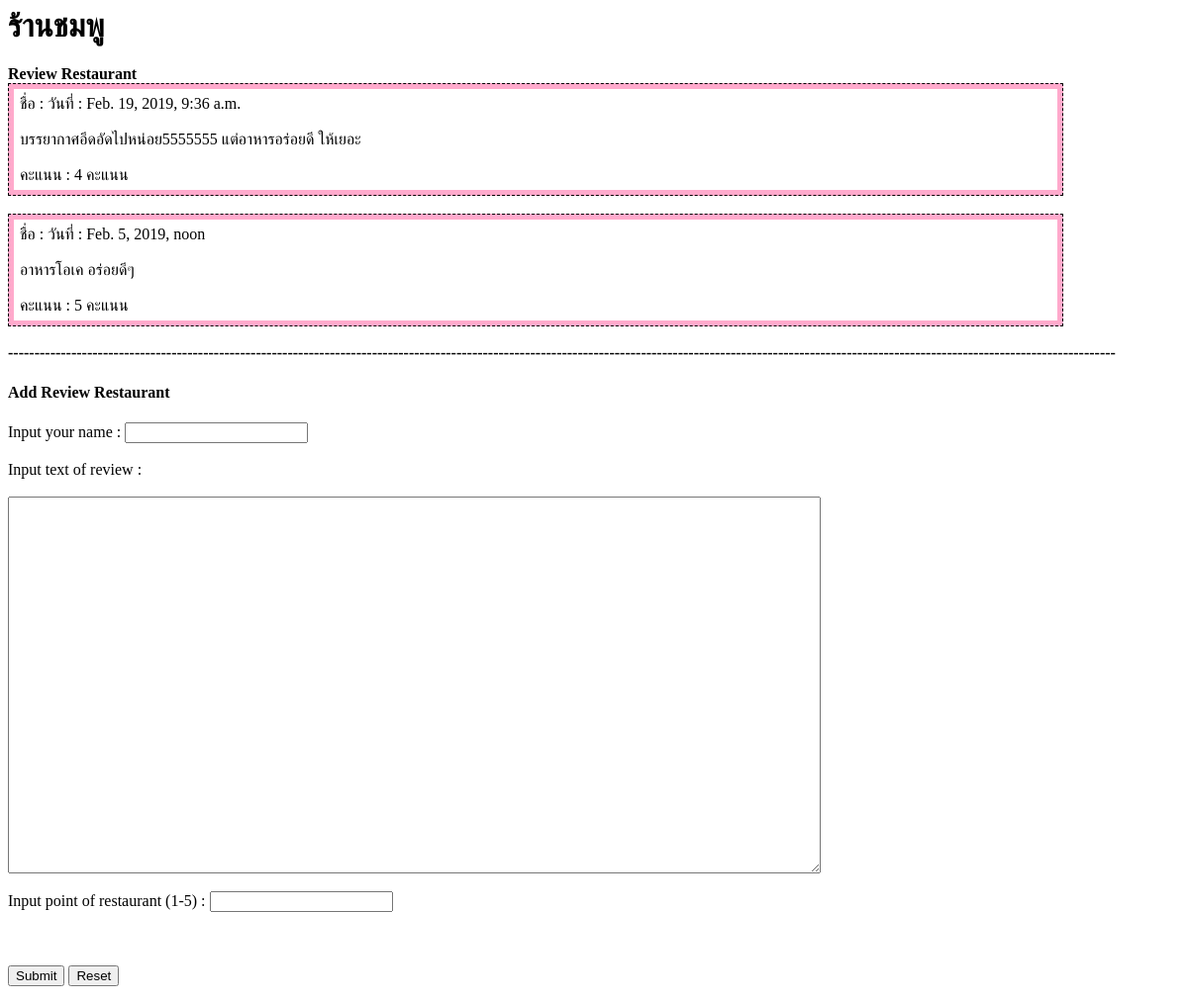
/food/1/detailres/, run on an earlier commit of the app's database.
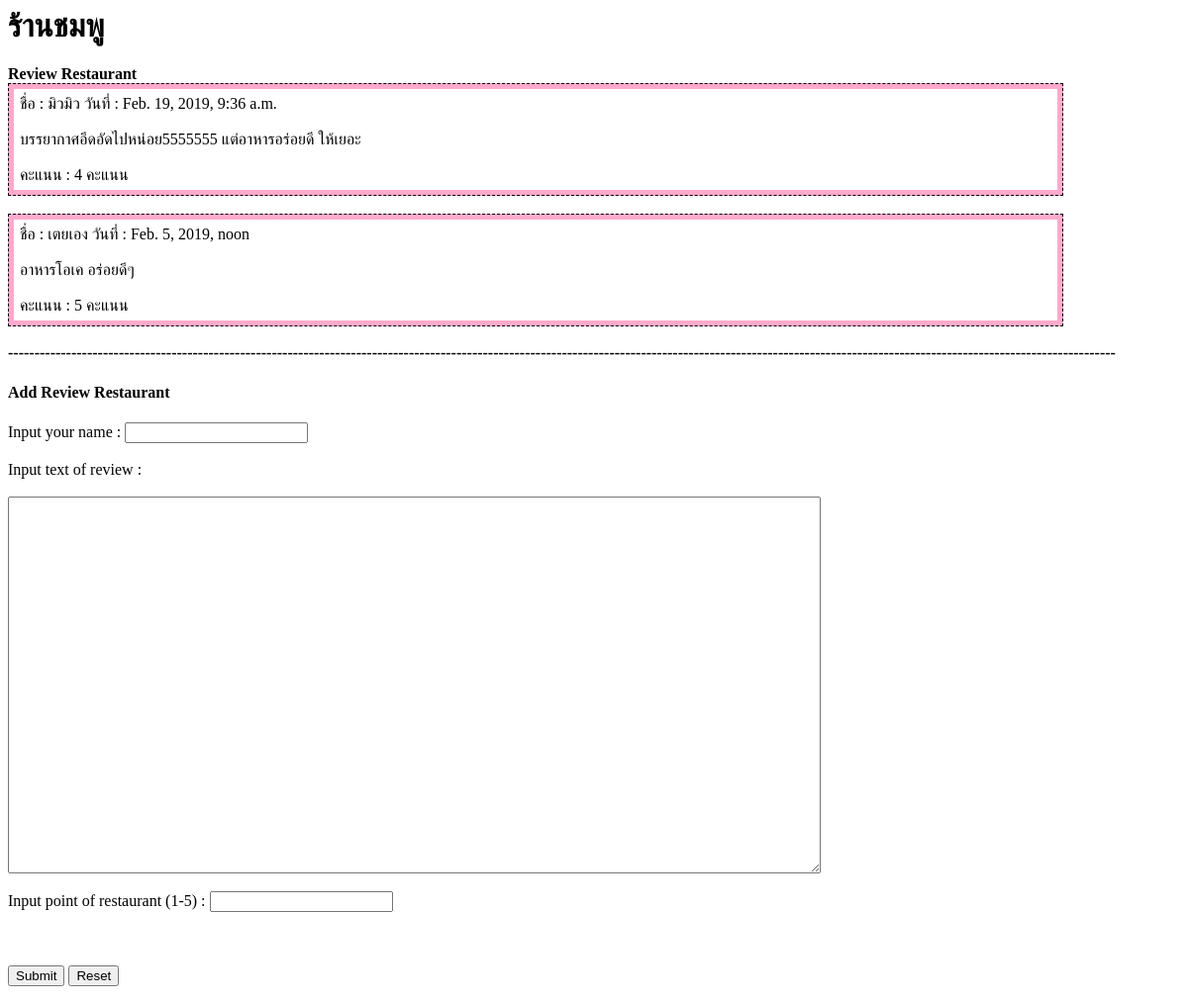
And on a later commit of the database.
### foodapp/models.py (models this page shows, shortened)
class Review(models.Model):
    review_res = models.ForeignKey(Restaurant,default="",on_delete=models.CASCADE)
    name_text = models.CharField(max_length=200,default="")
    review_text = models.CharField(max_length=1000,default="")
    review_date = models.DateTimeField('date published')
    score = models.IntegerField(default=0)

### foodapp/views.py (the view)
# urls.py: path('<int:id>/detailres/', views.detailres, name='detail'),
def detailres(request,id):
    res = get_object_or_404(Restaurant, pk=id)
    review = Review.objects.values_list("review_res_id","name_text","review_text","review_date","score").filter(review_res_id=id)
    context = {
        'res' : res,
        'review' : review
    }
    return render(request, 'detailres.html',context)

### foodapp/template/detailres.html (shortened to what this page needs)
<head><h1>{{res.restaurant_text}}</h1></head>
<body>
        <B>Review Restaurant</B>
        {% for review in review %}
        <table width=90% style="border:1px dashed black;" cellspacing="5" bgcolor="#ffaacc" cellpadding="5"><tr><td style="border:1px dashed white;" bgcolor="white">
        ชื่อ : {{review.1}} วันที่ : {{review.3}} <br>
        <br> {{review.2}} <br>
        <br> คะแนน : {{review.4}} คะแนน
        </td></tr></table>
        <br>
        {% endfor %}
</body>
</html>
<b>------------------------------------------------------------------------------------------------------------------------------------------------------------------------------------------------------------------</b>
<form action="{% url 'foodapp:review' %}" method="post" >
    <h4>Add Review Restaurant</h4>
    <a>Input your name :
        <input type="text" name="user" > <br /></a>
    <br>
    <a>Input text of review :<br><br>
        <textarea wrap="virtual" name="review" rows="25" cols="100">
        </textarea>
    <br>
    <br>
    <a>Input point of restaurant (1-5) :
        <input type="text" name="point" > <br /></a>
    <br>
    <br>
    <br>
    <input type="submit" value="Submit" />
    <input type="reset" value="Reset" />
        </form>

What changed in the data, as far as the page shows it:
changed Review "บรรยากาศอึดอัดไปหน่อย5555555 แต่อาหารอร่อยดี ให้เยอะ": name_text (not shown) → "มิวมิว"
changed Review "อาหารโอเค อร่อยดีๆ": name_text (not shown) → "เตยเอง"
